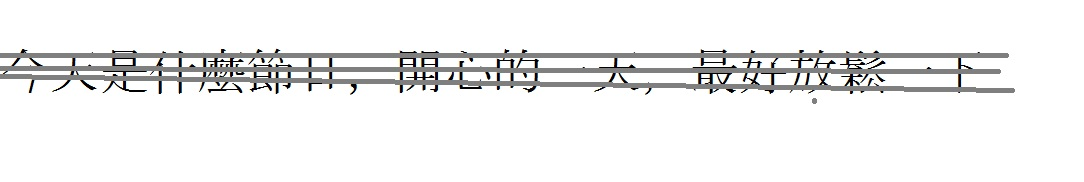
#> input picture Lb4/image.jpg, 1084 x 182 px
$ python lab4_binarization_and_detection_new.py
#> lines starting #> are read from the running program, lines starting #| are printed output that depends on the picture; after the words box and inside, x2 and y2 are one past the last pixel; in counts of white or black regions, pixels touching at a corner belong together
# -*- coding: utf-8 -*-
"""lab4_Binarization_And_Detection_new.ipynb

Automatically generated by Colab.

Original file is located at
    https://colab.research.google.com/drive/16OJGEQIOKdPEfCtHmPwvlGze-1v5wPOd

# Лабораторная работа 4. Цифровая обработка изображений.

В этой работе рассматриваются различные виды цифровой обработки изображений.

Цель лабораторной работы:
1. Бинаризация
2. Выделение границ
"""

# Commented out IPython magic to ensure Python compatibility.
# %reset

# Commented out IPython magic to ensure Python compatibility.
import sys
# %matplotlib inline
import matplotlib.pyplot as plt
import cv2 as cv
import numpy as np

# Изменим стандартный размер графиков matplotlib
plt.rcParams["figure.figsize"] = [6, 4]

"""## 1 Бинаризация

В обработке изображений часто используется процедура пороговой бинаризации -- разбиения изображения на две области, одна из которых содержит все пиксели со значением ниже некоторого порога, а другая содержи все пиксели со значением выше этого порога.
Оптимальная пороговая сегментация основана на приближении гистограммы изображения к некоторой кривой с использованием весовых сумм двух или более вероятностей интенсивности с нормальным распределением. Тогда порог - это набор ближайших уровней яркости, соответствующих минимуму вероятности между максимумами двух или более нормальных распределений.

<figure>
<center>
<img src='https://drive.google.com/uc?id=16OQG1BMsxMHb6mpj3mUqSt7F3UAKBmsU' />
<figcaption> Пример выбора порога</figcaption></center>
</figure>

Примеры бинаризации изображений будем рассматривать на изображении хлорелл под микроскопом

"""

image1 = cv.imread('./image.jpg')
#> image1 is the input picture: shape (182, 1084, 3); mean B, G, R 240, 240.1, 240
image2 = cv.imread('./image.jpg')
rgb_image1 = cv.cvtColor(image1, cv.COLOR_BGR2RGB)
hsv_image1 = cv.cvtColor(image1, cv.COLOR_BGR2HSV)
#> hsv_image1: shape (182, 1084, 3); mean H, S, V 13.1, 5.5, 240.7
gray_image1 = cv.cvtColor(image1, cv.COLOR_BGR2GRAY)
rgb_image2 = cv.cvtColor(image2, cv.COLOR_BGR2RGB)
hsv_image2 = cv.cvtColor(image2, cv.COLOR_BGR2HSV)
gray_image2 = cv.cvtColor(image2, cv.COLOR_BGR2GRAY)

channels = [0]
histSize = [256]
range = [0, 256]

gs = plt.GridSpec(2, 2)
plt.figure(figsize=(10, 8))
plt.subplot(gs[0])
plt.imshow(gray_image1, cmap='gray')
plt.xticks([]), plt.yticks([])
plt.subplot(gs[1])
plt.imshow(gray_image2, cmap='gray')
plt.xticks([]), plt.yticks([])
plt.subplot(gs[2])
plt.hist(gray_image1.reshape(-1), 256, range)
plt.subplot(gs[3])
plt.hist(gray_image2.reshape(-1), 256, range)
plt.show()
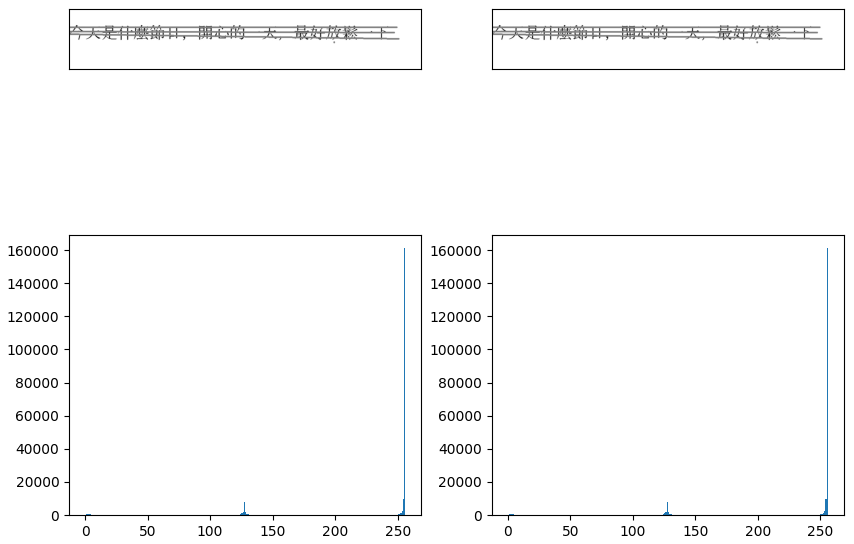
#> figure drawn by matplotlib, 4 panels; panel 3: tallest bar 161059 high, from x = 255 to 256; panel 4: tallest bar 161059 high, from x = 255 to 256


threshold = 250
image = gray_image1

ret, thresh1 = cv.threshold(image, threshold, 255, cv.THRESH_BINARY)
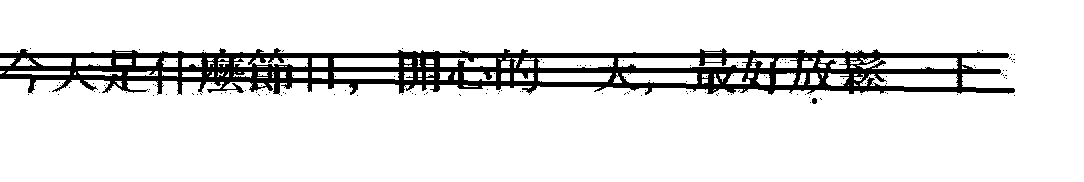
#> thresh1: shape (182, 1084); 89% white; 155 black regions (153 under 20 px), largest, box (x1, y1, x2, y2) and area: (0, 48, 1015, 95) 21444, (812, 98, 817, 104) 26
#> ret = 250
ret, thresh2 = cv.threshold(image, threshold, 255, cv.THRESH_BINARY_INV)
ret, thresh3 = cv.threshold(image, threshold, 255, cv.THRESH_TRUNC)
ret, thresh4 = cv.threshold(image, threshold, 255, cv.THRESH_TOZERO)
ret, thresh5 = cv.threshold(image, threshold, 255, cv.THRESH_TOZERO_INV)
titles = ['Grayscale Image', 'BINARY', 'BINARY_INV', 'TRUNC', 'TOZERO', 'TOZERO_INV']
images = [image, thresh1, thresh2, thresh3, thresh4, thresh5]
plt.figure(figsize=(15, 8))
for i in np.arange(len(images)):
    plt.subplot(2, 3, i + 1)
    plt.imshow(images[i], 'gray', vmin=0, vmax=255)
    plt.title(titles[i])
    plt.xticks([])
    plt.yticks([])
#> this loop made 6 passes
plt.show()

threshold = 120
ret1, thresh1 = cv.threshold(image, threshold, 255, cv.THRESH_BINARY)
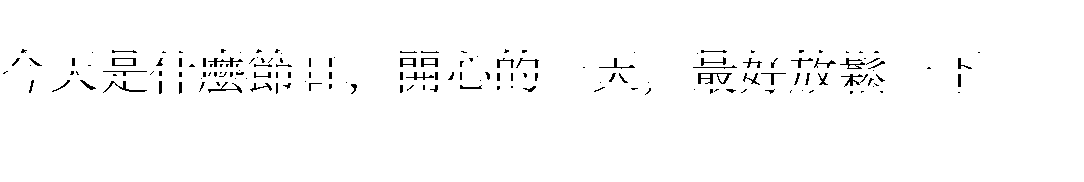
#> thresh1: shape (182, 1084); 98.1% white; black in thin lines or dots, all inside (x1, y1, x2, y2) = (3, 49, 980, 95)
#> ret1 = 120
ret2, thresh2 = cv.threshold(image, 0, 255, cv.THRESH_BINARY + cv.THRESH_OTSU)
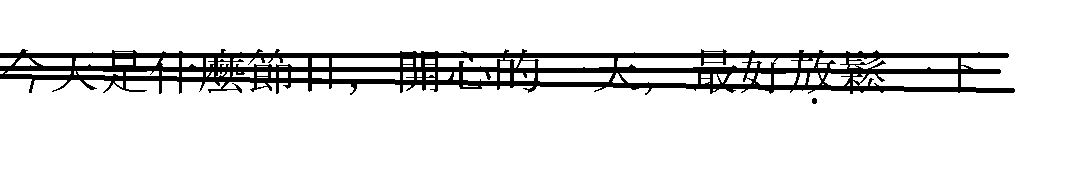
#> thresh2: shape (182, 1084); 90.2% white; 2 black regions, box (x1, y1, x2, y2) and area: (0, 49, 1015, 95) 19406, (812, 98, 817, 104) 26
#> ret2 = 177
titles = ['Original Image', 'Global Thresholding (threshold = %d)' % threshold,
          "Otsu's Thresholding (Otsu's threshold = %d)" % ret2]
images = [image, thresh1, thresh2]

plt.figure(figsize=(15, 8))
for i in np.arange(len(images)):
    plt.subplot(1, 3, i + 1)
    plt.imshow(images[i], 'gray')
    plt.title(titles[i])
    plt.xticks([])
    plt.yticks([])
#> this loop made 3 passes
plt.show()

image = cv.imread('./image.jpg')
image = cv.cvtColor(image, cv.COLOR_BGR2GRAY)
ret1, thresh1 = cv.threshold(image, 0, 255, cv.THRESH_BINARY + cv.THRESH_OTSU)
#> ret1 = 177
thresh2 = cv.adaptiveThreshold(image, 255, cv.ADAPTIVE_THRESH_MEAN_C, cv.THRESH_BINARY, 15, 5)
#> thresh2: shape (182, 1084); 90.2% white; 2 black regions, box (x1, y1, x2, y2) and area: (0, 49, 1015, 95) 19327, (812, 98, 817, 104) 26
thresh3 = cv.adaptiveThreshold(image, 255, cv.ADAPTIVE_THRESH_GAUSSIAN_C, cv.THRESH_BINARY, 15, 5)
#> thresh3: shape (182, 1084); 90.6% white; 9 black regions (7 under 20 px), largest, box (x1, y1, x2, y2) and area: (0, 49, 1015, 95) 18504, (812, 98, 817, 104) 26
titles = ['Original Image', "Otsu's Thresholding (Otsu's threshold = %d)" % ret1,
          'Adaptive Mean Thresholding', 'Adaptive Gaussian Thresholding']
images = [image, thresh1, thresh2, thresh3]

plt.figure(figsize=(10, 8))
for i in np.arange(len(images)):
    plt.subplot(2, 2, i + 1)
    plt.imshow(images[i], 'gray')
    plt.title(titles[i])
    plt.xticks([])
    plt.yticks([])
#> this loop made 4 passes
plt.show()


image1 = cv.imread('./image.jpg')
gray_image1 = cv.cvtColor(image1, cv.COLOR_BGR2GRAY)
rgb_image1 = cv.cvtColor(image1, cv.COLOR_BGR2RGB)

M1 = np.asarray([[1, 0], [0, -1]])
M2 = np.asarray([[0, -1], [1, 0]])
Mx = np.asarray([[1, 0, -1], [2, 0, -2], [1, 0, -1]])
My = np.asarray([[1, 2, 1], [0, 0, 0], [-1, -2, -1]])

kernels = [M1, M2, Mx, My]

gs = plt.GridSpec(3, 3)
plt.figure(figsize=(15, 15))

titles = ['Оператор Робертcа M1', 'Оператор Робертcа M2', 'Оператор Собеля Mх',
          'Оператор Собеля My', 'Величина градиента G', 'Направление градиента Θ']
numberOfImage = 6
shape = gray_image1.shape
#> shape = (182, 1084)
filtered_images = np.empty(shape[0] * shape[1] * numberOfImage).reshape(shape[0], shape[1], numberOfImage)

for i in np.arange(numberOfImage - 2):
    filtered_images[..., i] = cv.filter2D(gray_image1, -1, kernels[i])

filtered_images[..., 4] = np.sqrt(filtered_images[..., 2] ** 2 + filtered_images[..., 3] ** 2)
filtered_images[..., 5] = np.arctan2(filtered_images[..., 3], filtered_images[..., 2])

for i in np.arange(numberOfImage):
    plt.subplot(gs[i])
    plt.xticks([]), plt.yticks([])
    plt.title(titles[i])
    plt.imshow(filtered_images[..., i], cmap='gray')

plt.show()
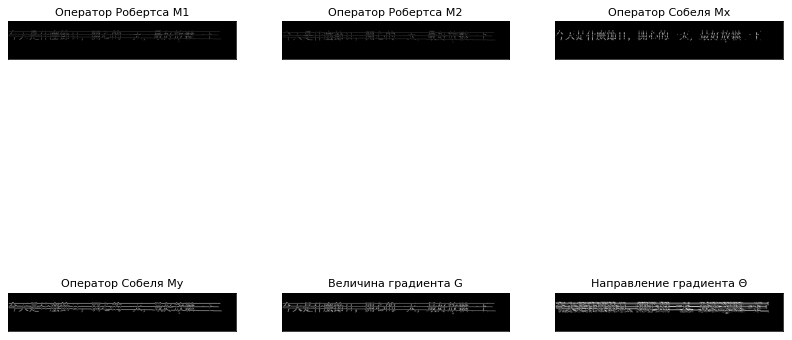
#> figure drawn by matplotlib, 6 panels

outImageDepth = cv.CV_16S  # глубина результирующего изображения.
#Т.к. входное изображение 8-битное,
#чтобы избежать переполнения сделаем выходное изображение 16-битное.

gaussian33 = cv.GaussianBlur(gray_image1, (3, 3), 0)
gaussian55 = cv.GaussianBlur(gray_image1, (5, 5), 0)

# применяем оператор Лапласа к тестовому изображению
laplace = cv.Laplacian(gray_image1, outImageDepth, ksize=3)
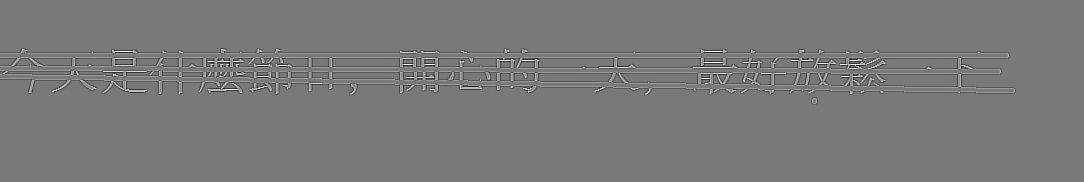
#> laplace: shape (182, 1084) int16; min -1848, max 2040, mean 0; drawn with min black and max white
# laplace = cv.convertScaleAbs(laplace)
# вычисляем разность гауссовских разпределений
dog = gaussian33 - gaussian55
# dog = cv.convertScaleAbs(dog)
# вычисляем Лапласиан Гауссиана
log = cv.Laplacian(gaussian33, outImageDepth, ksize=3)
log = cv.convertScaleAbs(log)

# вывод
plt.figure(figsize=(15, 8))
gs = plt.GridSpec(1, 3)

titles = ['Оператор Лапласа', 'Лапласиан Гауссиана', 'Разность гауссовских распределений']
outImages = [laplace, log, dog]

for i in np.arange(len(outImages)):
    plt.subplot(gs[i])
    plt.xticks([]), plt.yticks([])
    plt.title(titles[i])
    plt.imshow(outImages[i], cmap='gray')

plt.show()

threshold1 = 100
threshold2 = 200
edges = cv.Canny(gray_image1, threshold1, threshold2)
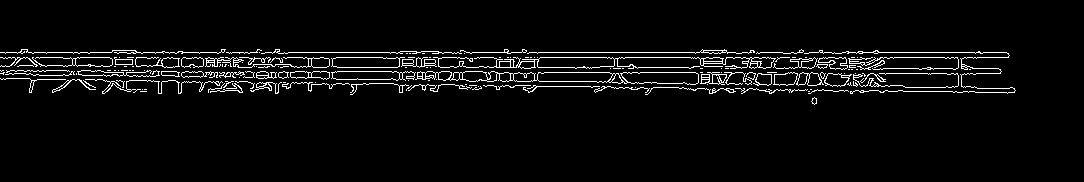
#> edges: shape (182, 1084); 4.3% white in thin lines or dots, all inside (x1, y1, x2, y2) = (0, 49, 1016, 105)

# вывод
plt.figure(figsize=(10, 4))
plt.subplot(121), plt.imshow(gray_image1, cmap='gray')
plt.title('Исходное изображение'), plt.xticks([]), plt.yticks([])
plt.subplot(122), plt.imshow(edges, cmap='gray')
plt.title('Изображение краев, \n вычисленных алгоритмом Канни'), plt.xticks([]), plt.yticks([])
plt.show()

$ run again, with Lb4/photo_2025-11-19_12-01-51.jpg copied over Lb4/image.jpg
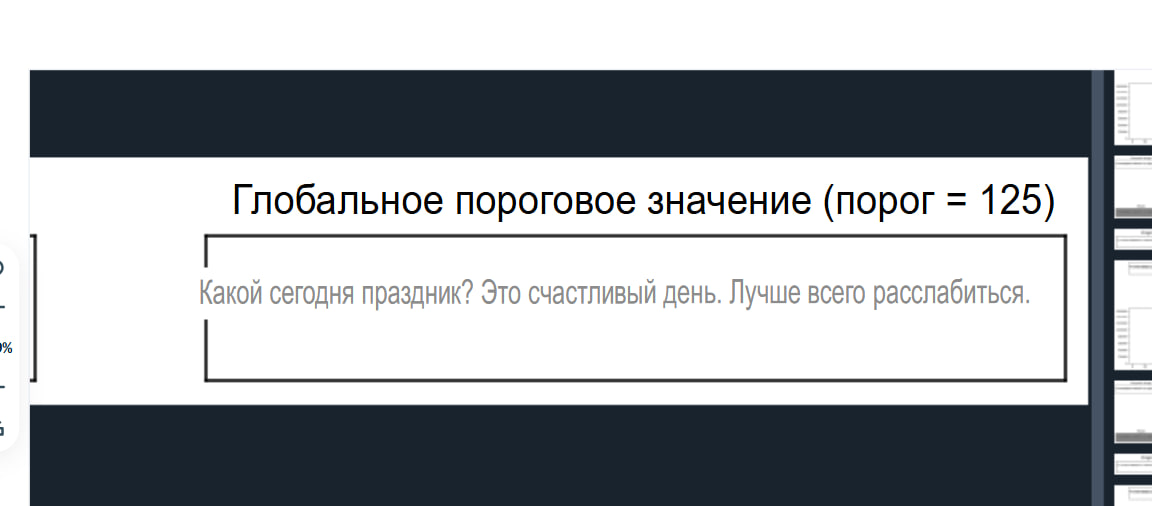
#> input picture Lb4/photo_2025-11-19_12-01-51.jpg, 1152 x 506 px
#> image1 is the input picture: shape (506, 1152, 3); mean B, G, R 171.6, 167.9, 164.1
#> hsv_image1: shape (506, 1152, 3); mean H, S, V 45.6, 44.4, 172.4
#> `ret, thresh1 = cv.threshold(image, threshold, 255, cv.THRESH_BINARY)`:
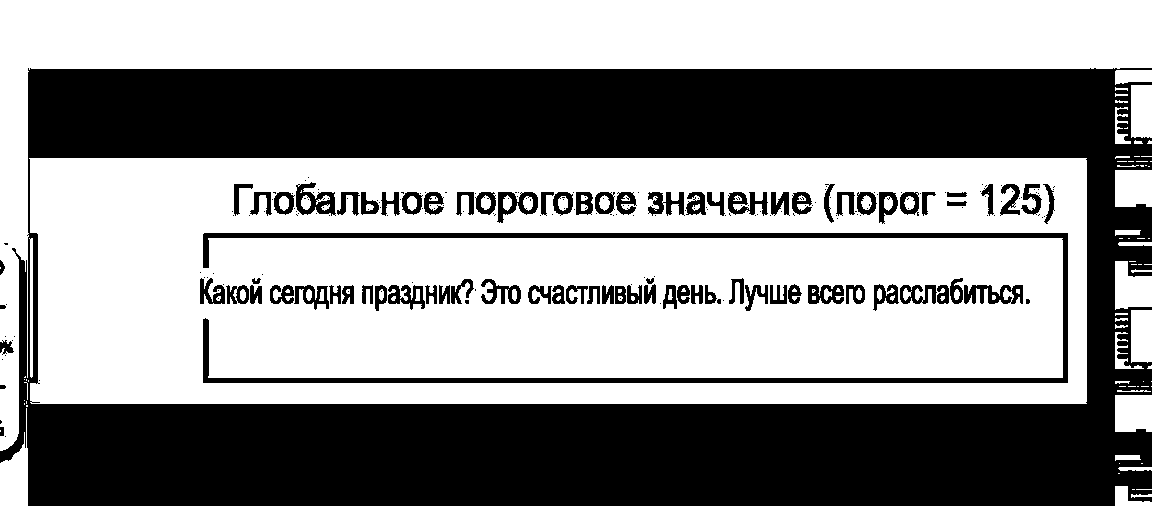
#> thresh1: shape (506, 1152); 56.4% white; 241 black regions (160 under 20 px), largest, box (x1, y1, x2, y2) and area: (0, 68, 1152, 506) 224971, (203, 233, 1068, 383) 9880, (964, 285, 1023, 304) 699
#> ret = 250
#> the loop `for i in np.arange(len(images)):` made 6 passes
#> `ret1, thresh1 = cv.threshold(image, threshold, 255, cv.THRESH_BINARY)`: ret1 = 120
#> ret2 = 144
#> the loop `for i in np.arange(len(images)):` made 3 passes
#> the loop `for i in np.arange(len(images)):` made 4 passes
#> the loop `for i in np.arange(len(outImages)):` made 3 passes
#> `edges = cv.Canny(gray_image1, threshold1, threshold2)`:
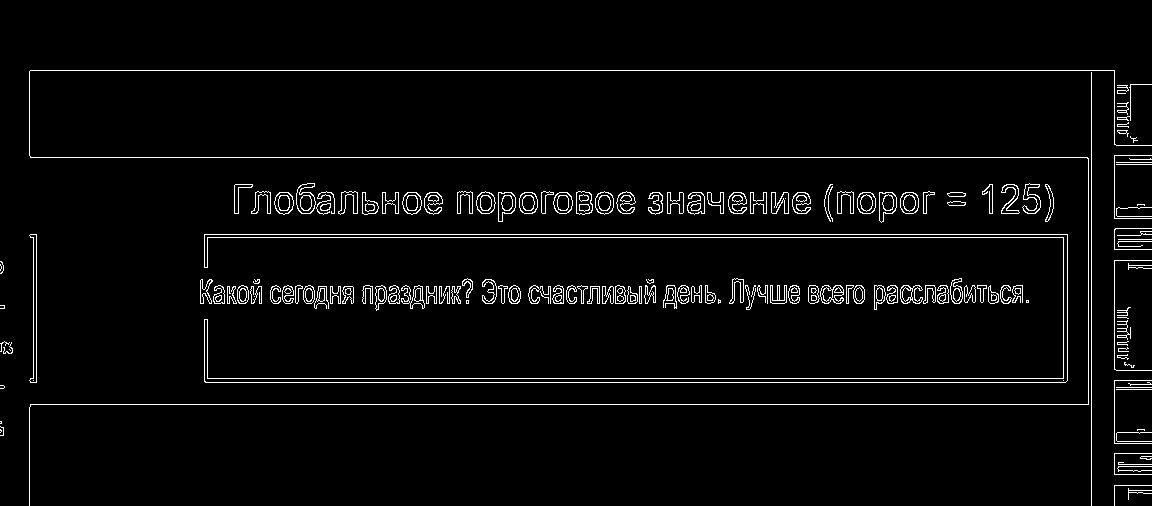
#> edges: shape (506, 1152); 3.4% white in thin lines or dots, all inside (x1, y1, x2, y2) = (0, 70, 1152, 506)
